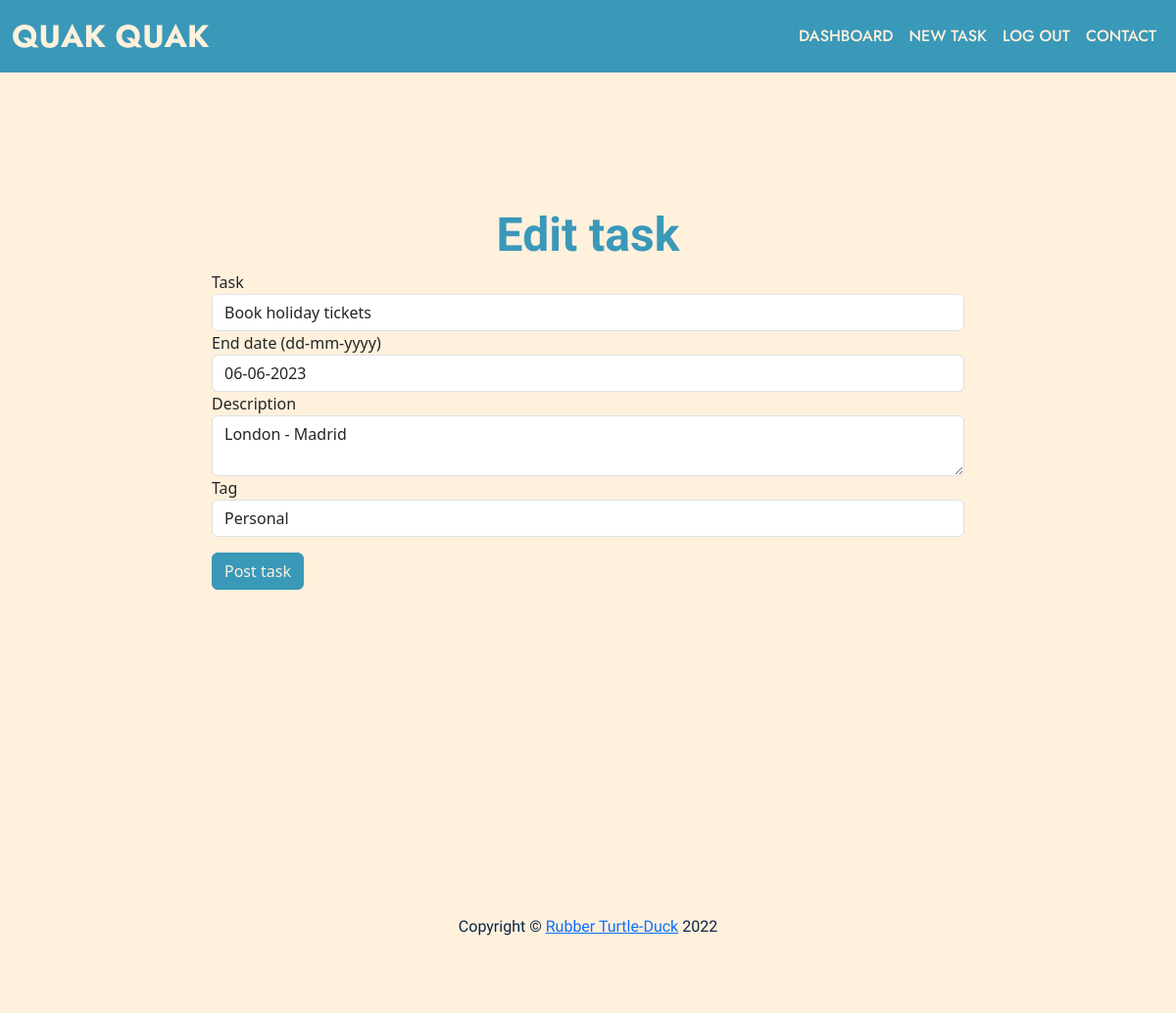
/edit-task/13 (signed in), run on the app's committed database.
### app.py (models this page shows)
    class Task(db.Model):
        __tablename__ = "tasks"
        id = db.Column(db.Integer, primary_key=True)
        author_id = db.Column(db.Integer, db.ForeignKey("users.id"))
        author = relationship("User", back_populates="tasks")
        task = db.Column(db.String, nullable=False)
        end_date = db.Column(db.DateTime, nullable=False)
        description = db.Column(db.Text)
        tag = db.Column(db.String, nullable=False)

### app.py (the view, shortened to what this page needs)
    @app.route("/edit-task/<int:task_id>", methods=["GET", "POST"])
    def edit_task(task_id):
        if not current_user.is_authenticated:
            flash("You need to log in or register to use the app.")
            return redirect(url_for("login"))
        task = Task.query.get(task_id)
        edit_form = TaskForm(
            task = task.task,
            end_date = task.end_date,
            description = task.description,
            tag = task.tag
        )
        return render_template("create_task.html", form=edit_form, is_edit=True, current_user=current_user)

### forms.py
class TaskForm(FlaskForm):
    task = StringField("Task", validators=[DataRequired()])
    end_date = DateTimeField("End date (dd-mm-yyyy)", validators=[DataRequired()], format="%d-%m-%Y")
    description = CKEditorField("Description")
    tag = SelectField("Tag", choices=["Birthday", "None", "Personal", "Urgent", "Work"])
    submit = SubmitField("Post task")

### app.py (called while the page is built)
@login_manager.user_loader
def load_user(user_id):
    return User.query.get(int(user_id))

### templates/create_task.html (shortened to what this page needs)
{% import "bootstrap/wtf.html" as wtf %}
{% block content %}
{% include "header.html" %}
<section class="bg-beige fill-screen">
    <div class="container-fluid big-panel">
        <div class="row">
            <div class="col text-center">
                {% if is_edit %}
                <h1 class="hind-700 x3 blue">Edit task</h1>
                {% else %}
                <h1 class="hind-700 x3 blue">Create task</h1>
                {% endif %}
            </div>
        </div>
        <div class="row">
            <div class="col">
                {{ wtf.quick_form(form, novalidate=True, button_map={"submit": "primary"})}}
            </div>
        </div>
    </div>
</section>
{% include "footer.html" %}
{% endblock %}

### static/css/styles.css (style rules this page uses)
.bg-beige { background-color: #FFF1DC; }
.btn { margin: 2% 1% 0 0; }
.btn-primary { background-color: #3A98B9; border-color: #3A98B9; color: #FFF1DC; }
.blue { color: #3A98B9; }
body { overflow-x: hidden; overflow-y: scroll; }
.big-panel { padding: 8% 10%; }
.fill-screen { height:100vh; }
section { padding: 5% 10%; }
.hind-700 { font-family: "Hind"; font-weight: 700; }
.x3 { font-size: 300%; }

### data on the page
Task: task "Book holiday tickets", end_date "06-06-2023", description "London - Madrid", tag "Personal"
